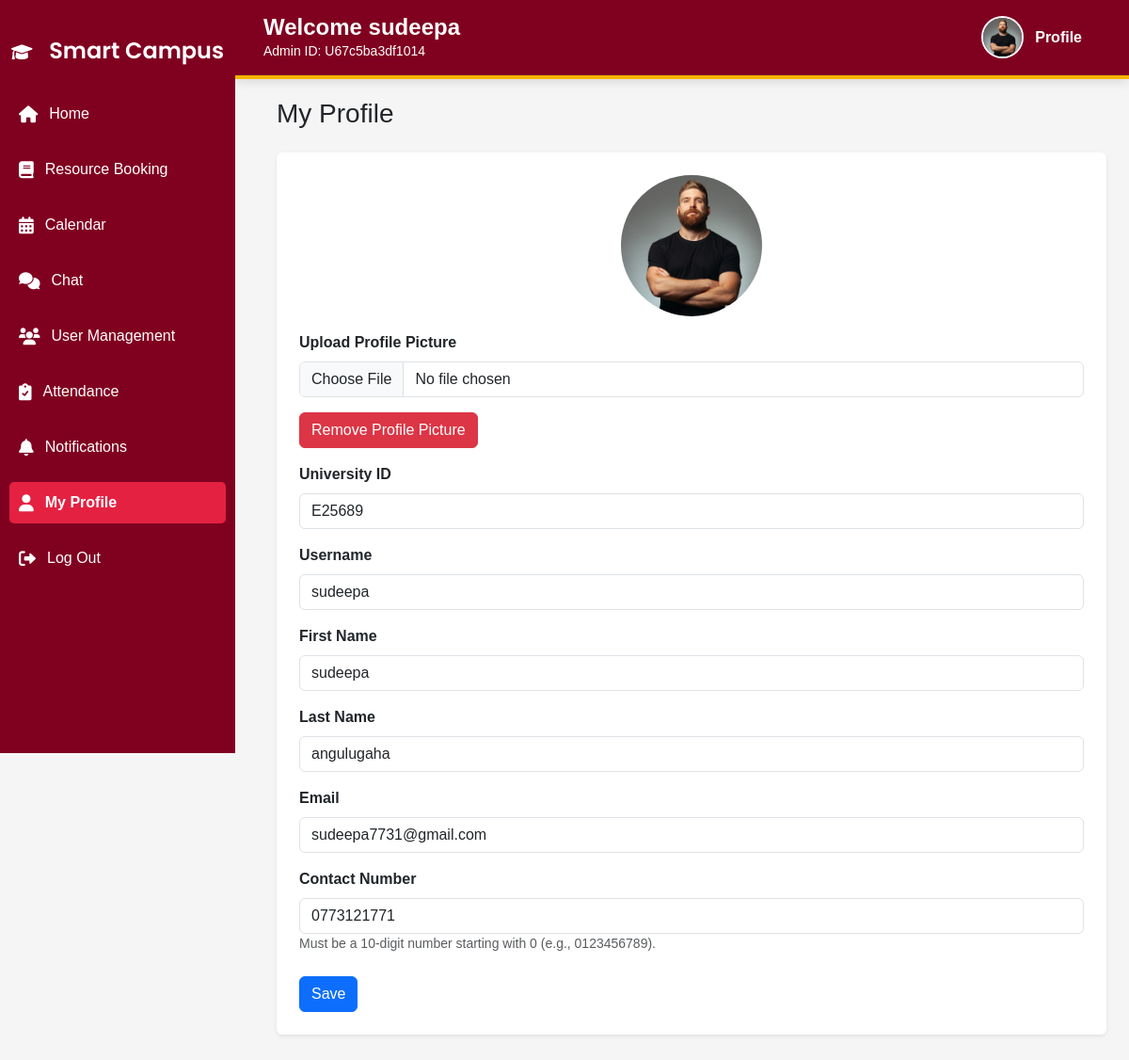
Page /cms-main/admin/admin_profile.php (signed in) on the committed database.
### tables this page shows
CREATE TABLE IF NOT EXISTS `users` (
  `id` int NOT NULL AUTO_INCREMENT,
  `user_id` varchar(20) NOT NULL,
  `uni_ID` varchar(50) NOT NULL,
  `first_name` varchar(50) NOT NULL,
  `last_name` varchar(50) NOT NULL,
  `email` varchar(100) NOT NULL,
  `mobile` varchar(15) NOT NULL,
  `username` varchar(50) NOT NULL,
  `password` varchar(255) NOT NULL,
  `role` enum('admin','lecturer','student') NOT NULL,
  `created_at` timestamp NULL DEFAULT CURRENT_TIMESTAMP,
  `status` enum('pending','approved') NOT NULL DEFAULT 'pending',
  `profile_picture` varchar(255) DEFAULT NULL,
  PRIMARY KEY (`id`),
  UNIQUE KEY `user_id` (`user_id`),
  UNIQUE KEY `email` (`email`),
  UNIQUE KEY `username` (`username`)
);

### cms-main/admin/admin_profile.php (the view, shortened to what this page needs)
<?php
include 'header.php';
$user_id = $_SESSION['user_id'];
$stmt = $conn->prepare("SELECT uni_ID, first_name, last_name, email, mobile, username, profile_picture FROM users WHERE user_id = ?");
$stmt->bind_param("s", $user_id);
$stmt->execute();
$result = $stmt->get_result();
if ($result->num_rows === 1) {
    $admin = $result->fetch_assoc();
} else {
    die("Error: Admin profile not found for user_id = $user_id");
}
?>
<!DOCTYPE html>
<html lang="en">
<head>
    <link rel="stylesheet" href="https://cdn.jsdelivr.net/npm/bootstrap@5.3.0/dist/css/bootstrap.min.css">
    <link rel="stylesheet" href="https://cdnjs.cloudflare.com/ajax/libs/font-awesome/6.0.0/css/all.min.css">
    <link rel="stylesheet" href="../assets/style.css">
</head>
<body>
    <?php include 'sidebar.php'; ?>
    <div class="main-content p-4">
        <h3 class="mb-4">My Profile</h3>
        <form id="profileForm" class="bg-white p-4 rounded shadow-sm" enctype="multipart/form-data">
            <div class="row mb-3">
                <div class="col-12 text-center">
                    <?php if (!empty($admin['profile_picture'])): ?>
                        <img src="../uploads/<?php echo htmlspecialchars($admin['profile_picture']); ?>" alt="Profile Picture" class="profile-picture">
                    <?php else: ?>
                        <img src="../assets/default_profile.png" alt="Default Profile Picture" class="profile-picture">
                    <?php endif; ?>
                </div>
            </div>
            <div class="row mb-3">
                <div class="col-12">
                    <label for="profile_picture" class="form-label fw-bold">Upload Profile Picture</label>
                    <input type="file" id="profile_picture" name="profile_picture" class="form-control" accept="image/*">
                </div>
            </div>
            <?php if (!empty($admin['profile_picture'])): ?>
                <div class="row mb-3">
                    <div class="col-12">
                        <button type="button" id="removeProfilePicture" class="btn btn-danger">Remove Profile Picture</button>
                    </div>
                </div>
            <?php endif; ?>
            <div class="row mb-3">
                <div class="col-12">
                    <label for="uni_ID" class="form-label fw-bold">University ID</label>
                    <input type="text" id="uni_ID" class="form-control" value="<?php echo htmlspecialchars($admin['uni_ID']); ?>" readonly>
                </div>
            </div>
            <div class="row mb-3">
                <div class="col-12">
                    <label for="username" class="form-label fw-bold">Username</label>
                    <input type="text" id="username" class="form-control" value="<?php echo htmlspecialchars($admin['username']); ?>" readonly>
                </div>
            </div>
            <div class="row mb-3">
                <div class="col-12">
                    <label for="first_name" class="form-label fw-bold">First Name</label>
                    <input type="text" id="first_name" name="first_name" class="form-control" value="<?php echo htmlspecialchars($admin['first_name']); ?>" required>
                </div>
            </div>
            <div class="row mb-3">
                <div class="col-12">
                    <label for="last_name" class="form-label fw-bold">Last Name</label>
                    <input type="text" id="last_name" name="last_name" class="form-control" value="<?php echo htmlspecialchars($admin['last_name']); ?>" required>
                </div>
            </div>
            <div class="row mb-3">
                <div class="col-12">
                    <label for="email" class="form-label fw-bold">Email</label>
                    <input type="email" id="email" name="email" class="form-control" value="<?php echo htmlspecialchars($admin['email']); ?>" required>
                </div>
            </div>
            <div class="row mb-3">
                <div class="col-12">
                    <label for="mobile" class="form-label fw-bold">Contact Number</label>
                    <input type="text" id="mobile" name="mobile" class="form-control" value="<?php echo htmlspecialchars($admin['mobile']); ?>" required>
                    <small class="text-muted">Must be a 10-digit number starting with 0 (e.g., 0123456789).</small>
                </div>
            </div>
            <div class="mt-4">
                <button type="submit" class="btn btn-primary">Save</button>
                <span id="statusMessage" class="ms-3"></span>
            </div>
        </form>
    </div>
</body>
</html>

### cms-main/assets/style.css (style rules this page uses)
body { font-family: Arial, sans-serif; background-color: #f5f5f5; margin: 0; padding: 0; }
.main-content { margin-left: 270px; padding: 20px; padding-top: 140px; }

### cms-main/admin/admin_profile.php (style rules this page uses)
.main-content { margin-top: 80px; }
.profile-picture { width: 150px; height: 150px; border-radius: 50%; object-fit: cover; }
#statusMessage { display: inline-block; padding: 5px 10px; margin-left: 10px; border-radius: 5px; }

### rows in the picture
users: profile_picture (picture), uni_ID "E25689", username "sudeepa", first_name "sudeepa", last_name "angulugaha", email "sudeepa7731@gmail.com", mobile "0773121771"

### other values in the picture
$user_name "sudeepa"
$admin_id "U67c5ba3df1014"
